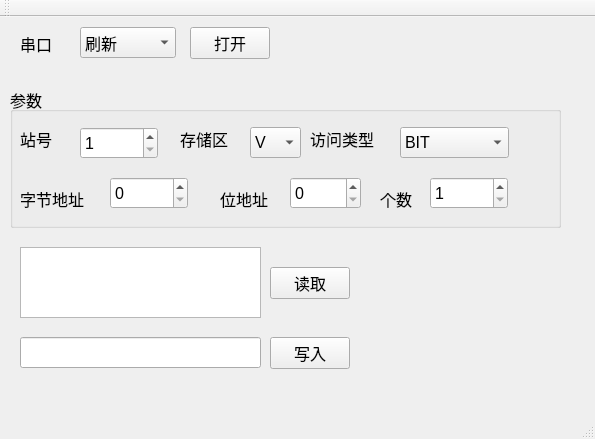
<?xml version="1.0" encoding="UTF-8"?>
<ui version="4.0">
 <class>MainWindow</class>
 <widget class="QMainWindow" name="MainWindow">
  <property name="geometry">
   <rect>
    <x>0</x>
    <y>0</y>
    <width>595</width>
    <height>439</height>
   </rect>
  </property>
  <property name="font">
   <font>
    <family>Arial</family>
    <pointsize>12</pointsize>
   </font>
  </property>
  <property name="windowTitle">
   <string>MainWindow</string>
  </property>
  <widget class="QWidget" name="centralWidget">
   <widget class="QComboBox" name="cbcom">
    <property name="geometry">
     <rect>
      <x>80</x>
      <y>10</y>
      <width>96</width>
      <height>31</height>
     </rect>
    </property>
    <item>
     <property name="text">
      <string>刷新</string>
     </property>
    </item>
   </widget>
   <widget class="QLabel" name="label">
    <property name="geometry">
     <rect>
      <x>20</x>
      <y>15</y>
      <width>40</width>
      <height>23</height>
     </rect>
    </property>
    <property name="text">
     <string>串口</string>
    </property>
   </widget>
   <widget class="QPushButton" name="pbopen">
    <property name="geometry">
     <rect>
      <x>190</x>
      <y>10</y>
      <width>80</width>
      <height>32</height>
     </rect>
    </property>
    <property name="text">
     <string>打开</string>
    </property>
   </widget>
   <widget class="QGroupBox" name="groupBox">
    <property name="geometry">
     <rect>
      <x>10</x>
      <y>70</y>
      <width>551</width>
      <height>141</height>
     </rect>
    </property>
    <property name="title">
     <string>参数</string>
    </property>
    <widget class="QLabel" name="label_2">
     <property name="geometry">
      <rect>
       <x>170</x>
       <y>40</y>
       <width>60</width>
       <height>23</height>
      </rect>
     </property>
     <property name="text">
      <string>存储区</string>
     </property>
    </widget>
    <widget class="QComboBox" name="memtype">
     <property name="geometry">
      <rect>
       <x>240</x>
       <y>40</y>
       <width>51</width>
       <height>31</height>
      </rect>
     </property>
     <item>
      <property name="text">
       <string>V</string>
      </property>
     </item>
     <item>
      <property name="text">
       <string>M</string>
      </property>
     </item>
     <item>
      <property name="text">
       <string>I</string>
      </property>
     </item>
     <item>
      <property name="text">
       <string>Q</string>
      </property>
     </item>
    </widget>
    <widget class="QLabel" name="label_3">
     <property name="geometry">
      <rect>
       <x>300</x>
       <y>40</y>
       <width>80</width>
       <height>23</height>
      </rect>
     </property>
     <property name="text">
      <string>访问类型</string>
     </property>
    </widget>
    <widget class="QComboBox" name="dattype">
     <property name="geometry">
      <rect>
       <x>390</x>
       <y>40</y>
       <width>109</width>
       <height>31</height>
      </rect>
     </property>
     <item>
      <property name="text">
       <string>BIT</string>
      </property>
     </item>
     <item>
      <property name="text">
       <string>BYTE</string>
      </property>
     </item>
     <item>
      <property name="text">
       <string>WORD</string>
      </property>
     </item>
     <item>
      <property name="text">
       <string>DWORD</string>
      </property>
     </item>
    </widget>
    <widget class="QLabel" name="label_4">
     <property name="geometry">
      <rect>
       <x>370</x>
       <y>100</y>
       <width>40</width>
       <height>23</height>
      </rect>
     </property>
     <property name="text">
      <string>个数</string>
     </property>
    </widget>
    <widget class="QSpinBox" name="num">
     <property name="geometry">
      <rect>
       <x>420</x>
       <y>90</y>
       <width>78</width>
       <height>32</height>
      </rect>
     </property>
     <property name="toolTip">
      <string>&lt;html&gt;&lt;head/&gt;&lt;body&gt;&lt;p&gt;当BYTE访问，此值不为1时表示写入字符串&lt;/p&gt;&lt;/body&gt;&lt;/html&gt;</string>
     </property>
     <property name="minimum">
      <number>1</number>
     </property>
     <property name="maximum">
      <number>1000</number>
     </property>
    </widget>
    <widget class="QLabel" name="label_5">
     <property name="geometry">
      <rect>
       <x>10</x>
       <y>100</y>
       <width>80</width>
       <height>23</height>
      </rect>
     </property>
     <property name="text">
      <string>字节地址</string>
     </property>
    </widget>
    <widget class="QSpinBox" name="byteoff">
     <property name="geometry">
      <rect>
       <x>100</x>
       <y>90</y>
       <width>78</width>
       <height>32</height>
      </rect>
     </property>
     <property name="maximum">
      <number>1000</number>
     </property>
    </widget>
    <widget class="QLabel" name="label_6">
     <property name="geometry">
      <rect>
       <x>210</x>
       <y>100</y>
       <width>60</width>
       <height>23</height>
      </rect>
     </property>
     <property name="text">
      <string>位地址</string>
     </property>
    </widget>
    <widget class="QSpinBox" name="bitoff">
     <property name="geometry">
      <rect>
       <x>280</x>
       <y>90</y>
       <width>71</width>
       <height>32</height>
      </rect>
     </property>
     <property name="maximum">
      <number>7</number>
     </property>
    </widget>
    <widget class="QLabel" name="label_7">
     <property name="geometry">
      <rect>
       <x>10</x>
       <y>40</y>
       <width>40</width>
       <height>23</height>
      </rect>
     </property>
     <property name="text">
      <string>站号</string>
     </property>
    </widget>
    <widget class="QSpinBox" name="da">
     <property name="geometry">
      <rect>
       <x>70</x>
       <y>40</y>
       <width>78</width>
       <height>32</height>
      </rect>
     </property>
     <property name="minimum">
      <number>1</number>
     </property>
     <property name="maximum">
      <number>126</number>
     </property>
    </widget>
   </widget>
   <widget class="QPlainTextEdit" name="teret">
    <property name="geometry">
     <rect>
      <x>20</x>
      <y>230</y>
      <width>241</width>
      <height>71</height>
     </rect>
    </property>
   </widget>
   <widget class="QPushButton" name="pbread">
    <property name="geometry">
     <rect>
      <x>270</x>
      <y>250</y>
      <width>80</width>
      <height>32</height>
     </rect>
    </property>
    <property name="text">
     <string>读取</string>
    </property>
   </widget>
   <widget class="QPushButton" name="pbwrite">
    <property name="geometry">
     <rect>
      <x>270</x>
      <y>320</y>
      <width>80</width>
      <height>32</height>
     </rect>
    </property>
    <property name="text">
     <string>写入</string>
    </property>
   </widget>
   <widget class="QLineEdit" name="levalue">
    <property name="geometry">
     <rect>
      <x>20</x>
      <y>320</y>
      <width>241</width>
      <height>31</height>
     </rect>
    </property>
    <property name="maxLength">
     <number>16</number>
    </property>
   </widget>
  </widget>
  <widget class="QMenuBar" name="menuBar">
   <property name="geometry">
    <rect>
     <x>0</x>
     <y>0</y>
     <width>595</width>
     <height>25</height>
    </rect>
   </property>
  </widget>
  <widget class="QToolBar" name="mainToolBar">
   <attribute name="toolBarArea">
    <enum>TopToolBarArea</enum>
   </attribute>
   <attribute name="toolBarBreak">
    <bool>false</bool>
   </attribute>
  </widget>
  <widget class="QStatusBar" name="statusBar"/>
 </widget>
 <layoutdefault spacing="6" margin="11"/>
 <resources/>
 <connections/>
</ui>
